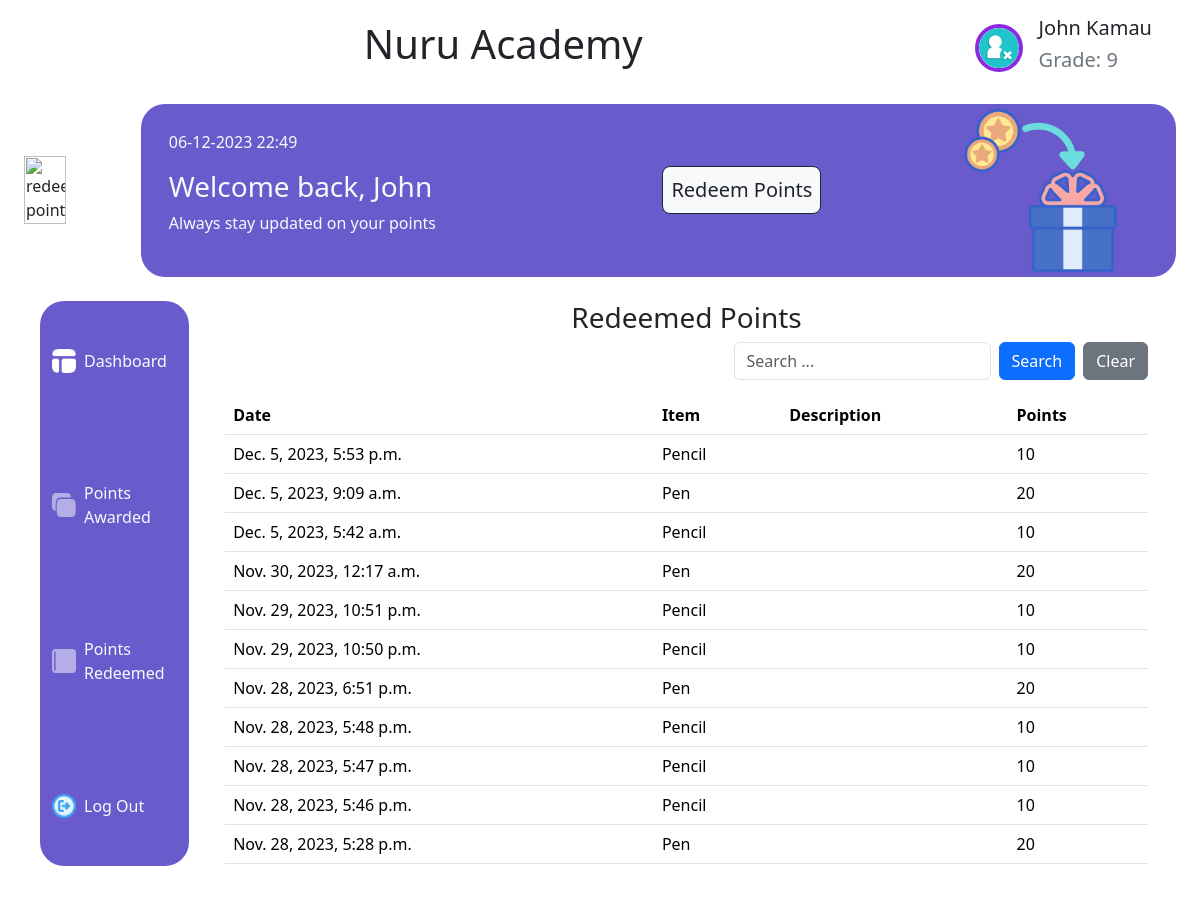
Page /points-redeemed/ (signed in) on the committed database.
### base/models.py (models this page shows, shortened)
class StudentProfile(models.Model):
    user = models.OneToOneField(CustomUser, on_delete=models.CASCADE,
                                primary_key=True)
    grade = models.CharField(max_length=10, null=True, blank=True)
    adm_no = models.PositiveIntegerField(null=True, blank=True, unique=True)
    parent_contact = models.CharField(max_length=15, null=True, blank=True)

class CustomUser(AbstractUser):
    first_name = models.CharField(max_length=30, blank=False)
    last_name = models.CharField(max_length=30, blank=False)
    is_student = models.BooleanField(default=False)
    is_teacher = models.BooleanField(default=False)
    created_at = models.DateTimeField(auto_now_add=True)
    updated_at = models.DateTimeField(auto_now=True)

class RedeemAward(models.Model):
    select_award = models.ForeignKey(
        AwardItem,
        on_delete=models.CASCADE,
        null=True,
        limit_choices_to={'units__gt': 0}
    )
    student = models.ForeignKey(
        CustomUser,
        related_name='redeeming_point',
        on_delete=models.CASCADE,
        limit_choices_to={'is_student': True}
    )
    date_redeemed = models.DateTimeField(auto_now=True)
    class Meta:
        ordering = ['-date_redeemed']

class AwardItem(models.Model):
    name = models.CharField(max_length=100)
    points = models.IntegerField()
    description = models.TextField(null=True, blank=True)
    units = models.IntegerField(null=True, blank=True)
    created_at = models.DateTimeField(auto_now_add=True)
    updated_at = models.DateTimeField(auto_now=True)
    class Meta:
        ordering = ('-updated_at', '-created_at')

### base/views.py (the view)
# urls.py: path("points-redeemed/", points_redeemed, name="points-redeemed")
@user_passes_test(lambda u: u.is_authenticated and u.is_student,
                  login_url='login')
def points_redeemed(request):
    q = request.GET.get('q') if request.GET.get('q') is not None else ''
    points_redeemed = RedeemAward.objects.filter(
        Q(student=request.user) &
        (
            Q(select_award__name__icontains=q) |
            Q(select_award__description__icontains=q) |
            Q(date_redeemed__icontains=q) |
            Q(student__username__icontains=q) |
            Q(student__first_name__icontains=q) |
            Q(student__last_name__icontains=q) |
            Q(select_award__points__icontains=q)
        )
    )
    bios = StudentProfile.objects.filter(user=request.user)[0]
    context = {
            'items': points_redeemed,
            'bios': bios
    }
    return render(request, "base/points_redeemed.html", context)

### base/templates/base/points_redeemed.html (shortened to what this page needs)
{% extends "base/dashboard.html" %}
{% load static %}
{% block content %}
<div class="row align-items-start">
    <div class="text-center">
        <h3>Redeemed Points</h3>
    </div>
    <form class="form-inline d-flex justify-content-end" method="get" action="{% url 'points-awarded' %}">
        <div class="form-group me-2">
          <input type="text" class="form-control" name="q" placeholder="Search ...">
        </div>
        <button type="submit" class="btn btn-primary me-2">Search</button>
        <button class="btn btn-secondary ml-2" onclick="">Clear</button>
      </form>
    <div class="table-responsive" style="max-height: 480px;">
        <table class="table">
            <thead>
            <tr>
                <th scope="col">Date</th>
                <th scope="col">Item</th>
                <th scope="col">Description</th>
                <th scope="col">Points</th>
            </tr>
            </thead>
            <tbody>
                {% for item in items %}
                    <tr>
                        <td>{{ item.date_redeemed }}</td>
                        <td>{{ item.select_award.name }}</td>
                        <td>{{ item.select_award.description }}</td>
                        <td>{{ item.select_award.points }}</td>
                    </tr>
                {% endfor %}
            </tbody>
        </table>
    </div>
</div>
{% endblock %}

### base/templates/base/dashboard.html (shortened to what this page needs)
{% load static %}
<html lang="en">
<head>
    <link href="https://cdn.jsdelivr.net/npm/bootstrap@5.3.2/dist/css/bootstrap.min.css" rel="stylesheet">
</head>
<body>
    <div class="d-flex justify-content-between align-items-center mx-5 mt-3">
        <div style="width:fit-content; margin: 0 auto;">
            <h1>Nuru Academy</h1>
        </div>
        <div class="d-flex justify-content-end align-items-center">
            <div class="px-3">
                <a href="{% url 'logout' %}">
                    <img src="{% static 'base/assets/user-logout.png' %}" alt="profile-icon" class="float-end align-contents-center rounded-circle" style="position:relative; border:4px solid blueviolet; width: 48px; height: 48px;">
                </a>
            </div>
            <div class="d-flex flex-column align-items-start">
                <h5 class="text-end font-weight-bold">{{ bios.user.first_name }} {{ bios.user.last_name }}</h5>
                {% if user.is_student %}
                    <h5 class="text-end text-secondary">Grade: {{ bios.grade }}</h5>
                {% endif %}
            </div>
        </div>
    </div>
    <section class="d-flex justify-content-between m-4 align-items-center">
        <div class="school-image">
            <img src="{% static 'base/assets/redeem-points-1-1.png' %}" class="img-fluid" style="width:60%; height:auto;" alt="redeem-points">
        </div>
        <div class="container-lg" style="background-color:hsl(248, 53%, 58%); border-radius: 24px;">
            <div class="row g-2 justify-content-center align-items-center">
                <div class="col-sm-6 col-lg-6 align-contents-center">
                    <div>
                        <p class="text-light ms-3">{% now "d-m-Y H:i" %}</p>
                        <div class="text-light ms-3">
                            <h3 class="">Welcome back, {{ bios.user.first_name }}</h3>
                            {% if user.is_student %}
                                <p class="">Always stay updated on your points</p>
                            {% elif user.is_teacher %}
                                <p class="">Always stay updated on students points</p>
                            {% endif %}
                        </div>
                    </div>
                </div>
                {% if user.is_student %}
                    <div class="col-sm-3 col-lg-3">
                        <a class="btn p-2 bg-light btn-lg border border-dark" href="{% url 'redeem-point' %}">Redeem Points</a>
                    </div>
                {% elif user.is_teacher %}
                    <div class="col-sm-3 col-lg-3">
                        <a class="btn p-2 bg-light btn-lg border border-dark" href="{% url 'award-point' %}">Award Points</a>
                    </div>
                {% endif %}
                <div class="col-sm-3 col-lg-3 text-center d-none d-md-block">
                    <img src="{% static 'base/assets/redeem-points-1.png' %}" alt="redeem-points" class="img-fluid" style="width:70%; height:auto;">
                </div>
            </div>
        </div>
    </section>
    <section class="d-flex justify-content-between m-3 align-items-start">
        <div class="container text-light mx-4 pt-5 pb-5 justify-content-between align-items-start d-flex flex-column" style="background-color:hsl(248, 53%, 58%); width: 15%; min-width: 50px; height: 565px; border-radius: 24px;">
            {% if user.is_teacher %}
                <a href="{% url 'teachers_dashboard' %}" class="text-decoration-none">
                    <div class="d-flex justify-content-center align-items-center mb-3">
                        <img class="img-fluid me-2" src="{% static 'base/assets/dashboard.png' %}" alt="Dashboard Icon" style="width: 24px; height: 24px">
                        <p class="text-light ml-2 mb-0 d-none d-md-inline">Dashboard</p>
                    </div>
                </a>
                <a href="{% url 'student-points' %}" class="text-decoration-none">
                    <div class="d-flex justify-content-center align-items-center mb-3">
                        <img class="img-fluid me-2" src="{% static 'base/assets/cash.png' %}" alt="Cash Icon" style="width: 24px; height: 24px">
                        <p class="text-light ml-2 mb-0 d-none d-md-inline">Student Points</p>
                    </div>
                </a>
                <a href="{% url 'student-awards' %}" class="text-decoration-none">
                    <div class="d-flex justify-content-center align-items-center mb-3">
                        <img class="img-fluid me-2" src="{% static 'base/assets/notebook.png' %}" alt="Notebook Icon" style="width: 24px; height: 24px">
                        <p class="text-light ml-2 mb-0 d-none d-md-inline">Student Awards</p>
                    </div>
                </a>
                <a href="{% url 'logout' %}" class="text-decoration-none">
                    <div class="d-flex justify-content-center align-items-center">
                        <img class="img-fluid me-2" src="{% static 'base/assets/logout.png' %}" alt="Logout Icon" style="width: 24px; height: 24px">
                        <p class="text-light ml-2 mb-0 d-none d-md-inline">Log Out</p>
                    </div>
                </a>
            {% elif user.is_student %}
                <a href="{% url 'students_dashboard' %}" class="text-decoration-none">
                    <div class="d-flex justify-content-center align-items-center mb-3">
                        <img class="img-fluid me-2" src="{% static 'base/assets/dashboard.png' %}" alt="Dashboard Icon" style="width: 24px; height: 24px">
                        <p class="text-light ml-2 mb-0 d-none d-md-inline">Dashboard</p>
                    </div>
                </a>
                <a href="{% url 'points-awarded' %}" class="text-decoration-none">
                    <div class="d-flex justify-content-center align-items-center mb-3">
                        <img class="img-fluid me-2" src="{% static 'base/assets/cash.png' %}" alt="Cash Icon" style="width: 24px; height: 24px">
                        <p class="text-light ml-2 mb-0 d-none d-md-inline">Points Awarded</p>
                    </div>
                </a>
                <a href="{% url 'points-redeemed' %}" class="text-decoration-none">
                    <div class="d-flex justify-content-center align-items-center mb-3">
                        <img class="img-fluid me-2" src="{% static 'base/assets/notebook.png' %}" alt="Notebook Icon" style="width: 24px; height: 24px">
                        <p class="text-light ml-2 mb-0 d-none d-md-inline">Points Redeemed</p>
                    </div>
                </a>
                <a href="{% url 'logout' %}" class="text-decoration-none">
                    <div class="d-flex justify-content-center align-items-center">
                        <img class="img-fluid me-2" src="{% static 'base/assets/logout.png' %}" alt="Logout Icon" style="width: 24px; height: 24px">
                        <p class="text-light ml-2 mb-0 d-none d-md-inline">Log Out</p>
                    </div>
                </a>
            {% endif %}
        </div>
        <div class="container mt-0">
            <div class="row align-items-start">
                {% block content %}
                {% endblock %}
            </div>
        </div>
    </section>
</body>
</html>

### rows in the picture
StudentProfile: user.first_name "John", user.last_name "Kamau", grade "9"
RedeemAward: date_redeemed "Dec. 5, 2023, 5:53 p.m.", select_award.name "Pencil", select_award.points "10"
RedeemAward: date_redeemed "Dec. 5, 2023, 9:09 a.m.", select_award.name "Pen", select_award.points "20"
RedeemAward: date_redeemed "Dec. 5, 2023, 5:42 a.m.", select_award.name "Pencil", select_award.points "10"
RedeemAward: date_redeemed "Nov. 30, 2023, 12:17 a.m.", select_award.name "Pen", select_award.points "20"
RedeemAward: date_redeemed "Nov. 29, 2023, 10:51 p.m.", select_award.name "Pencil", select_award.points "10"
RedeemAward: date_redeemed "Nov. 29, 2023, 10:50 p.m.", select_award.name "Pencil", select_award.points "10"
RedeemAward: date_redeemed "Nov. 28, 2023, 6:51 p.m.", select_award.name "Pen", select_award.points "20"
RedeemAward: date_redeemed "Nov. 28, 2023, 5:48 p.m.", select_award.name "Pencil", select_award.points "10"
RedeemAward: date_redeemed "Nov. 28, 2023, 5:47 p.m.", select_award.name "Pencil", select_award.points "10"
RedeemAward: date_redeemed "Nov. 28, 2023, 5:46 p.m.", select_award.name "Pencil", select_award.points "10"
RedeemAward: date_redeemed "Nov. 28, 2023, 5:28 p.m.", select_award.name "Pen", select_award.points "20"
